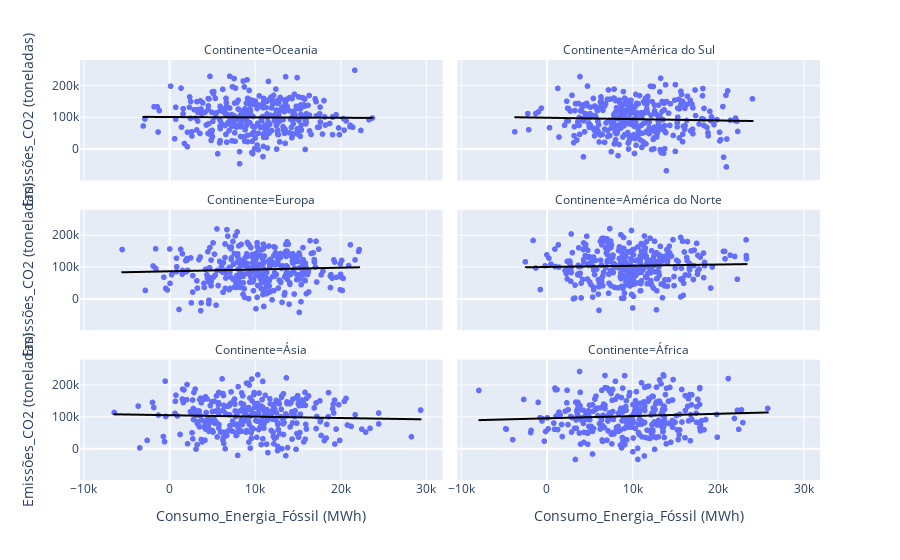

Notebook source saved alongside this figure:
### Code cell
fig = px.scatter(
    df_co2,
    x='Consumo_Energia_Fóssil (MWh)',
    y='Emissões_CO2 (toneladas)',
    facet_col='Continente',
    facet_col_wrap=2,
    trendline="ols",
    trendline_color_override="black",
    height=800
)

fig.show()

### Figure 1 — Plotly figure (JSON) as saved in the notebook; plotly's stock layout.template omitted (floating-point values rounded to 4 significant figures; data arrays with more than 128 entries replaced by an {"elided": "..."} marker saying what was removed)
{"data": [{"hovertemplate": "Continente=Oceania<br>Consumo_Energia_Fóssil (MWh)=%{x}<br>Emissões_CO2 (toneladas)=%{y}<extra></extra>", "legendgroup": "", "marker": {"color": "#636efa", "symbol": "circle"}, "mode": "markers", "name": "", "showlegend": false, "type": "scattergl", "x": {"elided": "344 float values"}, "xaxis": "x5", "y": {"elided": "344 float values"}, "yaxis": "y5"}, {"hovertemplate": "<b>OLS trendline</b><br>Emissões_CO2 (toneladas) = -0.118032 * Consumo_Energia_Fóssil (MWh) + 101727<br>R<sup>2</sup>=0.000135<br><br>Continente=Oceania<br>Consumo_Energia_Fóssil (MWh)=%{x}<br>Emissões_CO2 (toneladas)=%{y} <b>(trend)</b><extra></extra>", "legendgroup": "", "line": {"color": "black"}, "marker": {"color": "#636efa", "symbol": "circle"}, "mode": "lines", "name": "", "showlegend": false, "type": "scattergl", "x": {"elided": "344 float values"}, "xaxis": "x5", "y": {"elided": "344 float values"}, "yaxis": "y5"}, {"hovertemplate": "Continente=América do Sul<br>Consumo_Energia_Fóssil (MWh)=%{x}<br>Emissões_CO2 (toneladas)=%{y}<extra></extra>", "legendgroup": "", "marker": {"color": "#636efa", "symbol": "circle"}, "mode": "markers", "name": "", "showlegend": false, "type": "scattergl", "x": {"elided": "341 float values"}, "xaxis": "x6", "y": {"elided": "341 float values"}, "yaxis": "y6"}, {"hovertemplate": "<b>OLS trendline</b><br>Emissões_CO2 (toneladas) = -0.428704 * Consumo_Energia_Fóssil (MWh) + 99454.2<br>R<sup>2</sup>=0.001802<br><br>Continente=América do Sul<br>Consumo_Energia_Fóssil (MWh)=%{x}<br>Emissões_CO2 (toneladas)=%{y} <b>(trend)</b><extra></extra>", "legendgroup": "", "line": {"color": "black"}, "marker": {"color": "#636efa", "symbol": "circle"}, "mode": "lines", "name": "", "showlegend": false, "type": "scattergl", "x": {"elided": "341 float values"}, "xaxis": "x6", "y": {"elided": "341 float values"}, "yaxis": "y6"}, {"hovertemplate": "Continente=Europa<br>Consumo_Energia_Fóssil (MWh)=%{x}<br>Emissões_CO2 (toneladas)=%{y}<extra></extra>", "legendgroup": "", "marker": {"color": "#636efa", "symbol": "circle"}, "mode": "markers", "name": "", "showlegend": false, "type": "scattergl", "x": {"elided": "332 float values"}, "xaxis": "x3", "y": {"elided": "332 float values"}, "yaxis": "y3"}, {"hovertemplate": "<b>OLS trendline</b><br>Emissões_CO2 (toneladas) = 0.567208 * Consumo_Energia_Fóssil (MWh) + 88220.5<br>R<sup>2</sup>=0.003246<br><br>Continente=Europa<br>Consumo_Energia_Fóssil (MWh)=%{x}<br>Emissões_CO2 (toneladas)=%{y} <b>(trend)</b><extra></extra>", "legendgroup": "", "line": {"color": "black"}, "marker": {"color": "#636efa", "symbol": "circle"}, "mode": "lines", "name": "", "showlegend": false, "type": "scattergl", "x": {"elided": "332 float values"}, "xaxis": "x3", "y": {"elided": "332 float values"}, "yaxis": "y3"}, {"hovertemplate": "Continente=América do Norte<br>Consumo_Energia_Fóssil (MWh)=%{x}<br>Emissões_CO2 (toneladas)=%{y}<extra></extra>", "legendgroup": "", "marker": {"color": "#636efa", "symbol": "circle"}, "mode": "markers", "name": "", "showlegend": false, "type": "scattergl", "x": {"elided": "337 float values"}, "xaxis": "x4", "y": {"elided": "337 float values"}, "yaxis": "y4"}, {"hovertemplate": "<b>OLS trendline</b><br>Emissões_CO2 (toneladas) = 0.385109 * Consumo_Energia_Fóssil (MWh) + 101801<br>R<sup>2</sup>=0.001474<br><br>Continente=América do Norte<br>Consumo_Energia_Fóssil (MWh)=%{x}<br>Emissões_CO2 (toneladas)=%{y} <b>(trend)</b><extra></extra>", "legendgroup": "", "line": {"color": "black"}, "marker": {"color": "#636efa", "symbol": "circle"}, "mode": "lines", "name": "", "showlegend": false, "type": "scattergl", "x": {"elided": "337 float values"}, "xaxis": "x4", "y": {"elided": "337 float values"}, "yaxis": "y4"}, {"hovertemplate": "Continente=Ásia<br>Consumo_Energia_Fóssil (MWh)=%{x}<br>Emissões_CO2 (toneladas)=%{y}<extra></extra>", "legendgroup": "", "marker": {"color": "#636efa", "symbol": "circle"}, "mode": "markers", "name": "", "showlegend": false, "type": "scattergl", "x": {"elided": "322 float values"}, "xaxis": "x", "y": {"elided": "322 float values"}, "yaxis": "y"}, {"hovertemplate": "<b>OLS trendline</b><br>Emissões_CO2 (toneladas) = -0.441242 * Consumo_Energia_Fóssil (MWh) + 105800<br>R<sup>2</sup>=0.002325<br><br>Continente=Ásia<br>Consumo_Energia_Fóssil (MWh)=%{x}<br>Emissões_CO2 (toneladas)=%{y} <b>(trend)</b><extra></extra>", "legendgroup": "", "line": {"color": "black"}, "marker": {"color": "#636efa", "symbol": "circle"}, "mode": "lines", "name": "", "showlegend": false, "type": "scattergl", "x": {"elided": "322 float values"}, "xaxis": "x", "y": {"elided": "322 float values"}, "yaxis": "y"}, {"hovertemplate": "Continente=África<br>Consumo_Energia_Fóssil (MWh)=%{x}<br>Emissões_CO2 (toneladas)=%{y}<extra></extra>", "legendgroup": "", "marker": {"color": "#636efa", "symbol": "circle"}, "mode": "markers", "name": "", "showlegend": false, "type": "scattergl", "x": {"elided": "324 float values"}, "xaxis": "x2", "y": {"elided": "324 float values"}, "yaxis": "y2"}, {"hovertemplate": "<b>OLS trendline</b><br>Emissões_CO2 (toneladas) = 0.714522 * Consumo_Energia_Fóssil (MWh) + 95999.7<br>R<sup>2</sup>=0.005177<br><br>Continente=África<br>Consumo_Energia_Fóssil (MWh)=%{x}<br>Emissões_CO2 (toneladas)=%{y} <b>(trend)</b><extra></extra>", "legendgroup": "", "line": {"color": "black"}, "marker": {"color": "#636efa", "symbol": "circle"}, "mode": "lines", "name": "", "showlegend": false, "type": "scattergl", "x": {"elided": "324 float values"}, "xaxis": "x2", "y": {"elided": "324 float values"}, "yaxis": "y2"}], "layout": {"annotations": [{"font": {}, "showarrow": false, "text": "Continente=Ásia", "x": 0.245, "xanchor": "center", "xref": "paper", "y": 0.2867, "yanchor": "bottom", "yref": "paper"}, {"font": {}, "showarrow": false, "text": "Continente=África", "x": 0.755, "xanchor": "center", "xref": "paper", "y": 0.2867, "yanchor": "bottom", "yref": "paper"}, {"font": {}, "showarrow": false, "text": "Continente=Europa", "x": 0.245, "xanchor": "center", "xref": "paper", "y": 0.6433, "yanchor": "bottom", "yref": "paper"}, {"font": {}, "showarrow": false, "text": "Continente=América do Norte", "x": 0.755, "xanchor": "center", "xref": "paper", "y": 0.6433, "yanchor": "bottom", "yref": "paper"}, {"font": {}, "showarrow": false, "text": "Continente=Oceania", "x": 0.245, "xanchor": "center", "xref": "paper", "y": 1.0, "yanchor": "bottom", "yref": "paper"}, {"font": {}, "showarrow": false, "text": "Continente=América do Sul", "x": 0.755, "xanchor": "center", "xref": "paper", "y": 1.0, "yanchor": "bottom", "yref": "paper"}], "autosize": true, "legend": {"tracegroupgap": 0}, "margin": {"t": 60}, "xaxis": {"anchor": "y", "autorange": true, "domain": [0, 0.49], "range": [-10360.0, 31790.0], "title": {"text": "Consumo_Energia_Fóssil (MWh)"}, "type": "linear"}, "xaxis2": {"anchor": "y2", "autorange": true, "domain": [0.51, 1], "matches": "x", "range": [-10360.0, 31790.0], "title": {"text": "Consumo_Energia_Fóssil (MWh)"}, "type": "linear"}, "xaxis3": {"anchor": "y3", "autorange": true, "domain": [0, 0.49], "matches": "x", "range": [-10360.0, 31790.0], "showticklabels": false, "type": "linear"}, "xaxis4": {"anchor": "y4", "autorange": true, "domain": [0.51, 1], "matches": "x", "range": [-10360.0, 31790.0], "showticklabels": false, "type": "linear"}, "xaxis5": {"anchor": "y5", "autorange": true, "domain": [0, 0.49], "matches": "x", "range": [-10360.0, 31790.0], "showticklabels": false, "type": "linear"}, "xaxis6": {"anchor": "y6", "autorange": true, "domain": [0.51, 1], "matches": "x", "range": [-10360.0, 31790.0], "showticklabels": false, "type": "linear"}, "yaxis": {"anchor": "x", "autorange": true, "domain": [0, 0.2867], "range": [-93370.0, 274800.0], "title": {"text": "Emissões_CO2 (toneladas)"}, "type": "linear"}, "yaxis2": {"anchor": "x2", "autorange": true, "domain": [0, 0.2867], "matches": "y", "range": [-93370.0, 274800.0], "showticklabels": false, "type": "linear"}, "yaxis3": {"anchor": "x3", "autorange": true, "domain": [0.3567, 0.6433], "matches": "y", "range": [-93370.0, 274800.0], "title": {"text": "Emissões_CO2 (toneladas)"}, "type": "linear"}, "yaxis4": {"anchor": "x4", "autorange": true, "domain": [0.3567, 0.6433], "matches": "y", "range": [-93370.0, 274800.0], "showticklabels": false, "type": "linear"}, "yaxis5": {"anchor": "x5", "autorange": true, "domain": [0.7133, 1.0], "matches": "y", "range": [-93370.0, 274800.0], "title": {"text": "Emissões_CO2 (toneladas)"}, "type": "linear"}, "yaxis6": {"anchor": "x6", "autorange": true, "domain": [0.7133, 1.0], "matches": "y", "range": [-93370.0, 274800.0], "showticklabels": false, "type": "linear"}}}
